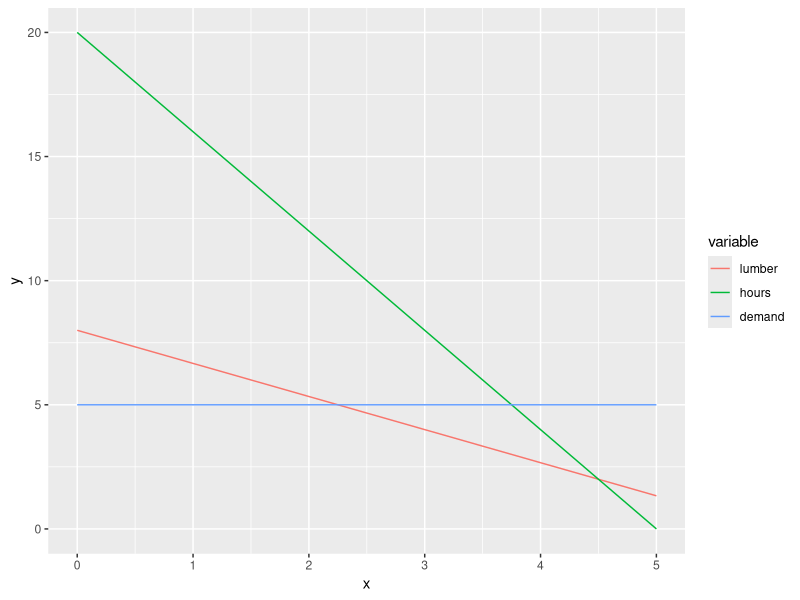
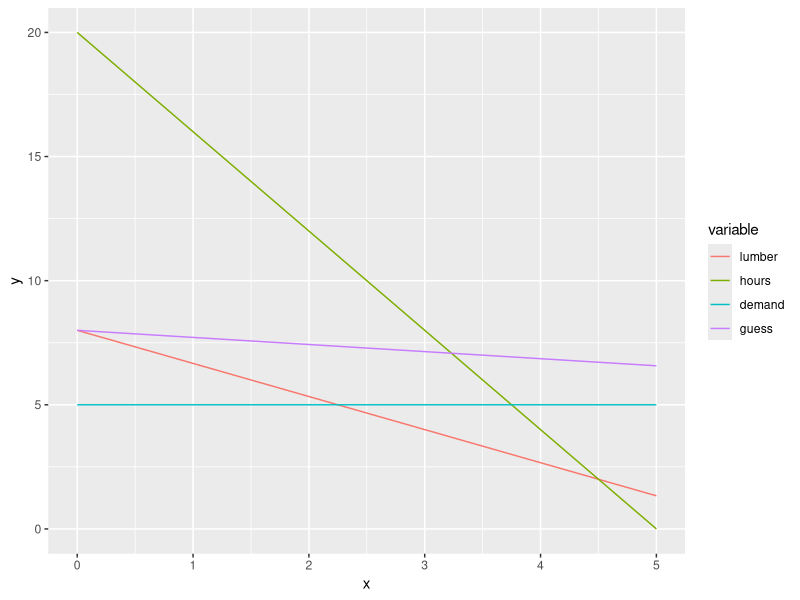

Recreate these plots in R, in order.
## ---- chunk 1
library(reshape2)
library(ggplot2)

x <- seq(0,5,by=0.5)
graph1 <- data.frame(x = x, lumber = (48 - (8*x)) / 6, hours = 20 - (4*x), demand = 5)
graph1 <- melt(graph1, "x", value.name="y")
ggplot(graph1, aes(x=x, y=y, color=variable)) + geom_line()
## ---- chunk 2
x <- seq(0,5,by=0.1)
graph2 <- data.frame(x = x, lumber = (48 - (8*x)) / 6, hours = 20 - (4*x), demand = 5, guess = (280 - (10*x)) / 35)
graph2 <- melt(graph2, id.vars="x", value.name="y")
ggplot(graph2, aes(x=x, y=y, color=variable)) + geom_line()
## ---- chunk 3
x <- c(7,14,21,28,35,42)
y <- c(8,41,133,250,280,297)
